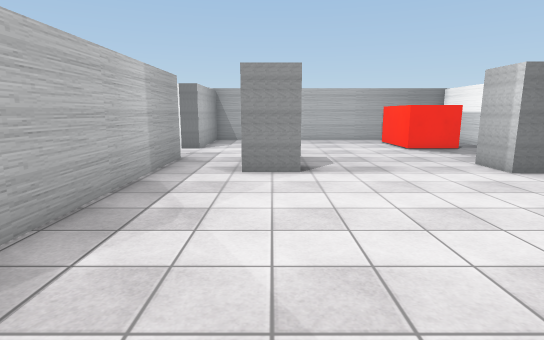
view 1 (above)

21 first-person views from a walk through a Unity game level. The camera is 1.5 m above the floor, tilts 10° down and sees 80° across. The floor is counted in squares, 1 m on a side. Each view is taken from the middle of a square. On the plan, view 1 faces up. The plan holds only what a view shows up to about 15 squares ahead; the rest is blank. The place goes on beyond the plan. The player character is not drawn. Door leaves are left out, so doorways stand open. Some surface patterns are stand-ins.

view 2
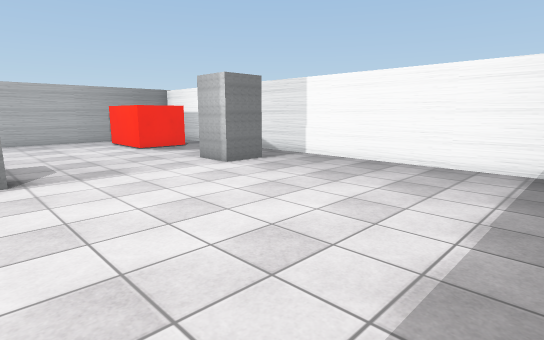

view 3
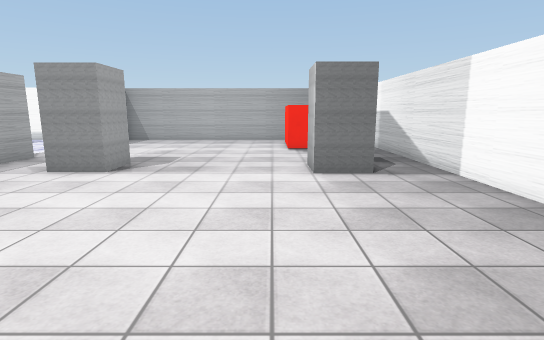

view 4
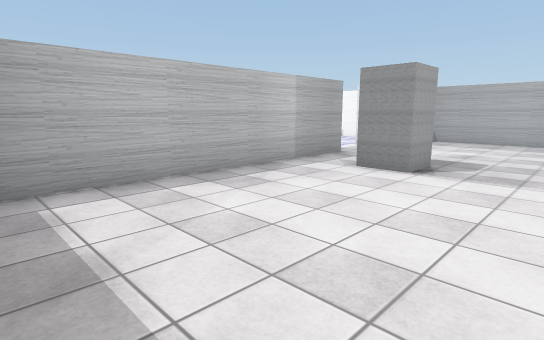

view 5
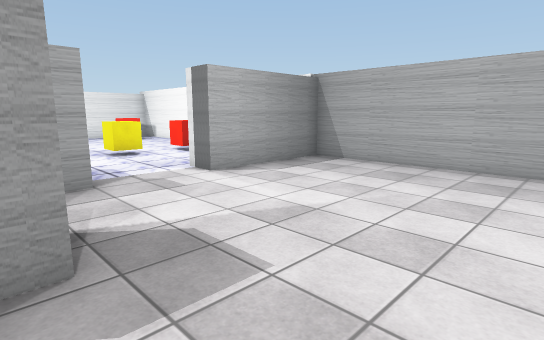

view 6
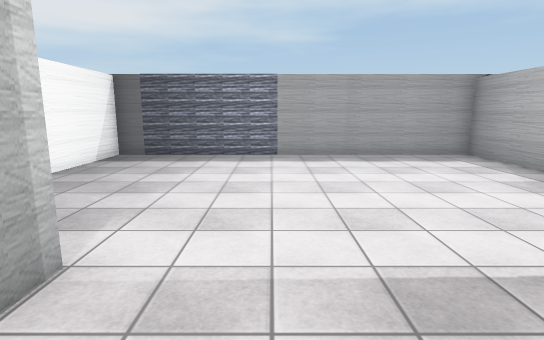

view 7
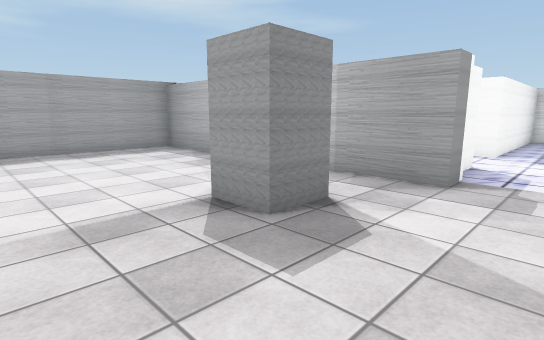

view 8
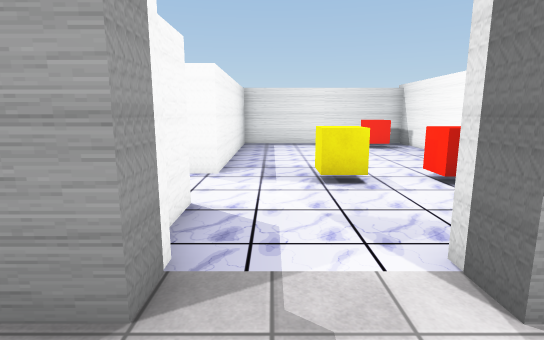

view 9
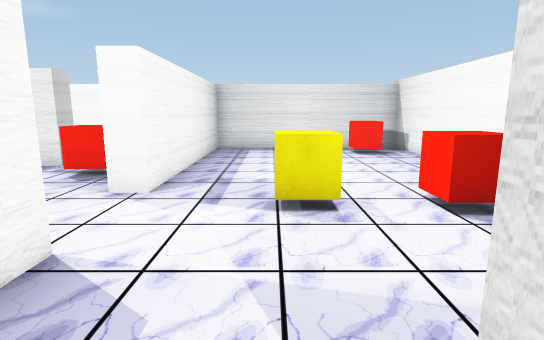

view 10
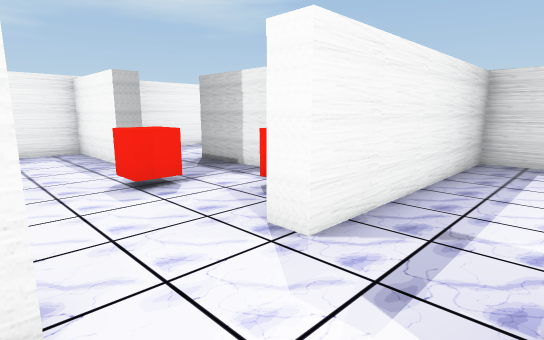

view 11
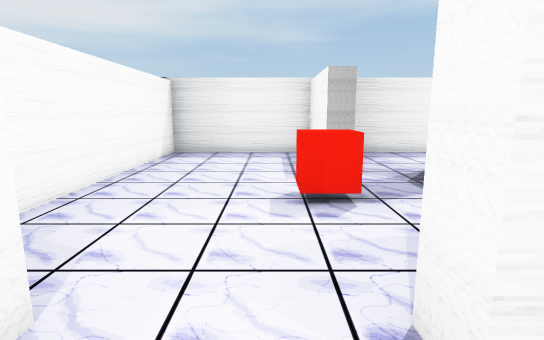

view 12
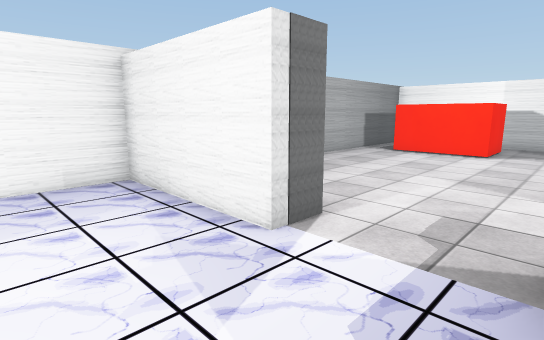

view 13
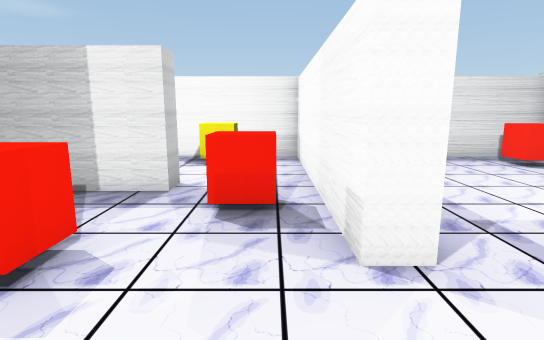

view 14
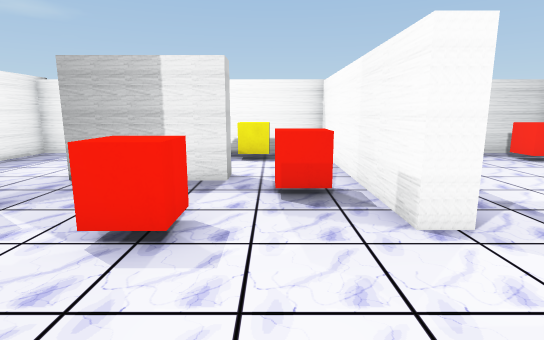

view 15
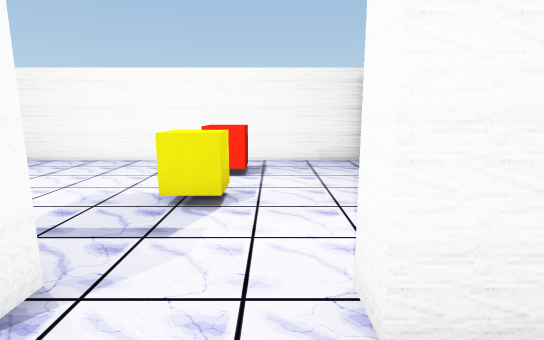

view 16
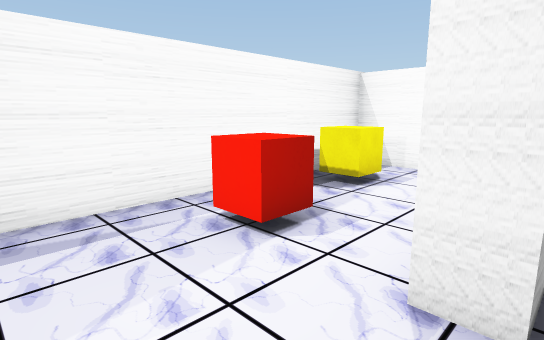

view 17
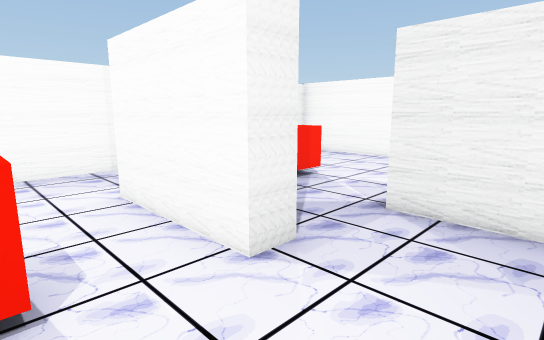

view 18
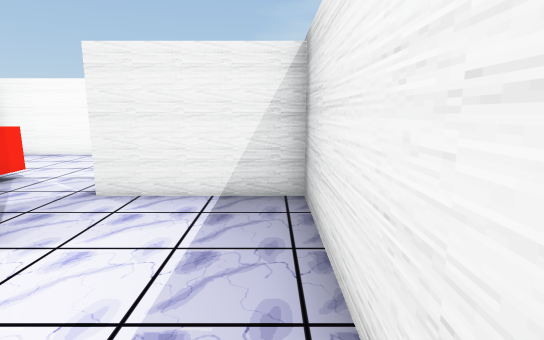

view 19
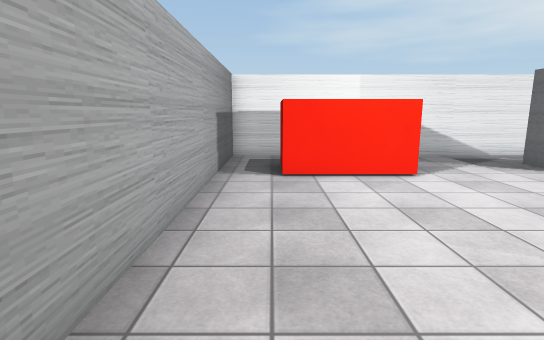

view 20
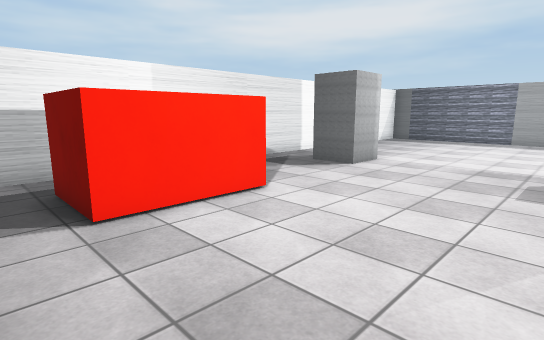

view 21
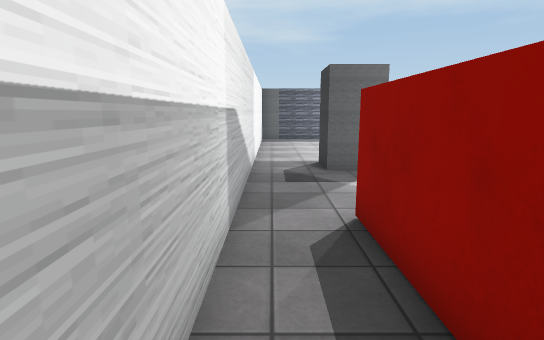

### Floor plan
Key: @ floor where view 1 was taken; # wall or solid block; . floor; D open door; C cube; O other object.
Columns run from 17 left of view 1 to 10 right of it. Each row starts with its distance up from view 1.
 19 ############################
 18 #......  ....##............#
 17 #CC..... ....##........##..#
 16 #CC.....CC...##........###.#
 15 #............##........###.#
 14 #.......CC...##........###.#
 13 #.......CC...D.............#
 12 #............D.............#
 11 #########..##D#............#
 10 ########DDD####..O.........#
  9 #.....C......##.O O....OO..#
  8 #C....C......##..O.....OO..#
  7 #C..##..C....##............#
  6 #...##..C....##............#
  5 #...##.......##............#
  4 #CC.##.......##............#
  3 #......#.....##............#
  2 #......#.....##............#
  1 #......#.....##............#
  0 #......#.....##..@.........#
 -1 ############################

Where each view was taken, in squares from view 1:
view 1: 0 up, 0 right, facing up
view 2: 0 up, 0 right, facing up-right
view 3: 0 up, 5 right, facing up
view 4: 0 up, 4 right, facing up-left
view 5: 9 up, 4 right, facing up-left
view 6: 11 up, 4 right, facing down
view 7: 13 up, 4 right, facing down-left
view 8: 12 up, 1 left, facing left
view 9: 13 up, 3 left, facing left
view 10: 13 up, 6 left, facing down-left
view 11: 12 up, 8 left, facing down
view 12: 11 up, 7 left, facing up-right
view 13: 9 up, 6 left, facing left
view 14: 8 up, 5 left, facing left
view 15: 8 up, 7 left, facing up
view 16: 1 up, 12 left, facing up-left
view 17: 1 up, 15 left, facing up-right
view 18: 0 up, 16 left, facing right
view 19: 17 up, 2 left, facing right
view 20: 18 up, 1 right, facing down-right
view 21: 18 up, 9 right, facing down
